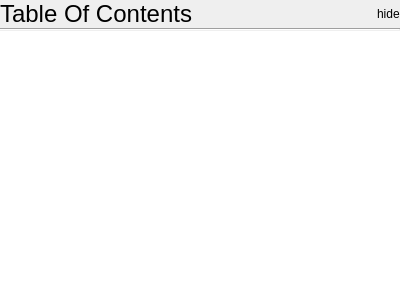
<?xml version="1.0" encoding="UTF-8"?>
<ui version="4.0">
 <class>tableofcontentbar</class>
 <widget class="QWidget" name="tableofcontentbar">
  <property name="geometry">
   <rect>
    <x>0</x>
    <y>0</y>
    <width>400</width>
    <height>300</height> 
   </rect>
  </property>
  <property name="sizePolicy">
   <sizepolicy hsizetype="Ignored" vsizetype="Preferred">
    <horstretch>0</horstretch>
    <verstretch>0</verstretch>
   </sizepolicy>
  </property>
	<property name="minimumSize">
        <size>
            <width>0</width>
            <height>0</height>
        </size>
    </property>
  <property name="windowTitle">
   <string>Form</string>
  </property>
  <layout class="QVBoxLayout" name="verticalLayout">
   <property name="spacing">
    <number>0</number>
   </property>
   <property name="leftMargin">
    <number>0</number>
   </property>
   <property name="topMargin">
    <number>0</number>
   </property>
   <property name="rightMargin">
    <number>0</number>
   </property>
   <property name="bottomMargin">
    <number>0</number>
   </property>
   <item>
    <layout class="QHBoxLayout" name="horizontalLayout">
     <item>
      <widget class="QLabel" name="titleLabel">
       <property name="font">
        <font>
         <pointsize>18</pointsize>
        </font>
       </property>
       <property name="text">
        <string>Table Of Contents</string>
       </property>
       <property name="indent">
        <number>0</number>
       </property>
      </widget>
     </item>
     <item>
      <spacer name="horizontalSpacer">
       <property name="orientation">
        <enum>Qt::Horizontal</enum>
       </property>
       <property name="sizeHint" stdset="0">
        <size>
         <width>40</width>
         <height>20</height>
        </size>
       </property>
      </spacer>
     </item>
     <item>
      <widget class="QLabel" name="hideLabel">
       <property name="text">
        <string>hide</string>
       </property>
       <property name="indent">
        <number>0</number>
       </property>
      </widget>
     </item>
    </layout>
   </item>
   <item>
    <widget class="Line" name="line">
     <property name="orientation">
      <enum>Qt::Horizontal</enum>
     </property>
    </widget>
   </item>
   <item>
    <widget class="QTreeWidget" name="tree">
     <property name="frameShape">
      <enum>QFrame::NoFrame</enum>
     </property>
     <property name="lineWidth"> 
      <number>0</number> 
     </property>
     <property name="horizontalScrollBarPolicy">
      <enum>Qt::ScrollBarAlwaysOff</enum>
     </property>
     <property name="sizeAdjustPolicy">
      <enum>QAbstractScrollArea::AdjustToContents</enum>
     </property>
     <property name="textElideMode">
      <enum>Qt::ElideRight</enum>
     </property>
     <property name="indentation">
      <number>30</number>
     </property>
     <property name="uniformRowHeights">
      <bool>true</bool>
     </property>
     <property name="itemsExpandable">
      <bool>true</bool>
     </property>
     <property name="headerHidden">
      <bool>true</bool>
     </property>
     <property name="expandsOnDoubleClick">
      <bool>false</bool>
     </property>
     <column>
      <property name="text">
       <string notr="true">1</string>
      </property>
     </column>
    </widget>
   </item>
  </layout>
 </widget>
 <resources/>
 <connections/>
</ui>
